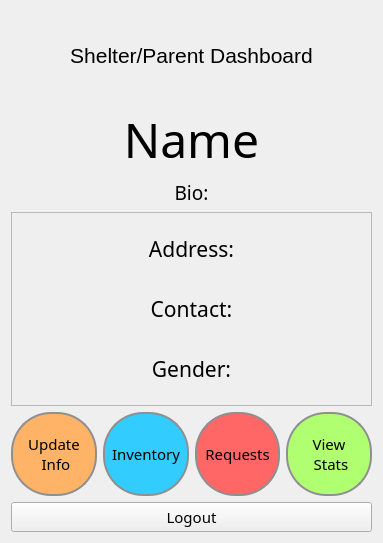
<?xml version="1.0" encoding="UTF-8"?>
<ui version="4.0">
 <class>ShelterOwnerMain</class>
 <widget class="QWidget" name="ShelterOwnerMain">
  <property name="geometry">
   <rect>
    <x>0</x>
    <y>0</y>
    <width>383</width>
    <height>543</height>
   </rect>
  </property>
  <property name="windowTitle">
   <string>Form</string>
  </property>
  <layout class="QVBoxLayout" name="verticalLayout_6">
   <item>
    <layout class="QVBoxLayout" name="verticalLayout_4">
     <item>
      <widget class="QLabel" name="title">
       <property name="minimumSize">
        <size>
         <width>159</width>
         <height>0</height>
        </size>
       </property>
       <property name="font">
        <font>
         <family>MS Shell Dlg 2</family>
         <pointsize>16</pointsize>
        </font>
       </property>
       <property name="text">
        <string>Shelter/Parent Dashboard</string>
       </property>
       <property name="alignment">
        <set>Qt::AlignCenter</set>
       </property>
      </widget>
     </item>
     <item>
      <layout class="QVBoxLayout" name="verticalLayout_3">
       <item>
        <widget class="QLabel" name="name">
         <property name="minimumSize">
          <size>
           <width>157</width>
           <height>0</height>
          </size>
         </property>
         <property name="font">
          <font>
           <family>Manjari</family>
           <pointsize>36</pointsize>
          </font>
         </property>
         <property name="text">
          <string>Name</string>
         </property>
         <property name="alignment">
          <set>Qt::AlignCenter</set>
         </property>
        </widget>
       </item>
       <item>
        <widget class="QLabel" name="bio">
         <property name="minimumSize">
          <size>
           <width>157</width>
           <height>0</height>
          </size>
         </property>
         <property name="font">
          <font>
           <family>Manjari</family>
           <pointsize>14</pointsize>
          </font>
         </property>
         <property name="text">
          <string>Bio:</string>
         </property>
         <property name="alignment">
          <set>Qt::AlignCenter</set>
         </property>
        </widget>
       </item>
      </layout>
     </item>
    </layout>
   </item>
   <item>
    <widget class="QFrame" name="frame">
     <property name="font">
      <font>
       <family>Manjari</family>
       <pointsize>22</pointsize>
       <weight>75</weight>
       <bold>true</bold>
      </font>
     </property>
     <property name="frameShape">
      <enum>QFrame::StyledPanel</enum>
     </property>
     <property name="frameShadow">
      <enum>QFrame::Sunken</enum>
     </property>
     <property name="lineWidth">
      <number>100</number>
     </property>
     <layout class="QVBoxLayout" name="verticalLayout_2">
      <item>
       <layout class="QVBoxLayout" name="verticalLayout">
        <item>
         <widget class="QLabel" name="state">
          <property name="font">
           <font>
            <family>Manjari</family>
            <pointsize>16</pointsize>
            <weight>50</weight>
            <bold>false</bold>
           </font>
          </property>
          <property name="text">
           <string>Address:</string>
          </property>
          <property name="alignment">
           <set>Qt::AlignCenter</set>
          </property>
         </widget>
        </item>
        <item>
         <widget class="QLabel" name="contact">
          <property name="font">
           <font>
            <family>Manjari</family>
            <pointsize>16</pointsize>
            <weight>50</weight>
            <bold>false</bold>
           </font>
          </property>
          <property name="text">
           <string>Contact:</string>
          </property>
          <property name="alignment">
           <set>Qt::AlignCenter</set>
          </property>
         </widget>
        </item>
        <item>
         <widget class="QLabel" name="gender">
          <property name="font">
           <font>
            <family>Manjari</family>
            <pointsize>16</pointsize>
            <weight>50</weight>
            <bold>false</bold>
           </font>
          </property>
          <property name="text">
           <string>Gender:</string>
          </property>
          <property name="alignment">
           <set>Qt::AlignCenter</set>
          </property>
         </widget>
        </item>
       </layout>
      </item>
     </layout>
    </widget>
   </item>
   <item>
    <layout class="QVBoxLayout" name="verticalLayout_5">
     <item>
      <layout class="QHBoxLayout" name="horizontalLayout">
       <item>
        <widget class="QPushButton" name="update_info">
         <property name="font">
          <font>
           <family>Manjari</family>
           <pointsize>11</pointsize>
          </font>
         </property>
         <property name="styleSheet">
          <string notr="true">QPushButton {
    border: 2px solid #8f8f91;
    border-radius: 40px;
    background-color: #ffb366;
    min-width: 80px;
	min-height: 80px;
}</string>
         </property>
         <property name="text">
          <string>Update
 Info</string>
         </property>
        </widget>
       </item>
       <item>
        <widget class="QPushButton" name="inventory">
         <property name="font">
          <font>
           <family>Manjari</family>
           <pointsize>11</pointsize>
          </font>
         </property>
         <property name="styleSheet">
          <string notr="true">QPushButton {
    border: 2px solid #8f8f91;
    border-radius: 40px;
    background-color: #33ccff;
    min-width: 80px;
	min-height: 80px;
}</string>
         </property>
         <property name="text">
          <string>Inventory</string>
         </property>
        </widget>
       </item>
       <item>
        <widget class="QPushButton" name="requests">
         <property name="font">
          <font>
           <family>Manjari</family>
           <pointsize>11</pointsize>
          </font>
         </property>
         <property name="styleSheet">
          <string notr="true">QPushButton {
    border: 2px solid #8f8f91;
    border-radius: 40px;
    background-color: #ff6666;
    min-width: 80px;
	min-height: 80px;
}</string>
         </property>
         <property name="text">
          <string>Requests</string>
         </property>
        </widget>
       </item>
       <item>
        <widget class="QPushButton" name="stats">
         <property name="font">
          <font>
           <family>Manjari</family>
           <pointsize>11</pointsize>
          </font>
         </property>
         <property name="styleSheet">
          <string notr="true">QPushButton {
    border: 2px solid #8f8f91;
    border-radius: 40px;
    background-color: #AFFF71;
    min-width: 80px;
	min-height: 80px;
}</string>
         </property>
         <property name="text">
          <string>View
 Stats</string>
         </property>
        </widget>
       </item>
      </layout>
     </item>
     <item>
      <widget class="QPushButton" name="shelter_logout">
       <property name="minimumSize">
        <size>
         <width>0</width>
         <height>0</height>
        </size>
       </property>
       <property name="maximumSize">
        <size>
         <width>1600</width>
         <height>16777215</height>
        </size>
       </property>
       <property name="font">
        <font>
         <family>Manjari</family>
         <pointsize>11</pointsize>
        </font>
       </property>
       <property name="layoutDirection">
        <enum>Qt::LeftToRight</enum>
       </property>
       <property name="styleSheet">
        <string notr="true">QPushButton {
	position: center;
}</string>
       </property>
       <property name="text">
        <string>Logout</string>
       </property>
      </widget>
     </item>
    </layout>
   </item>
  </layout>
 </widget>
 <resources/>
 <connections/>
</ui>
